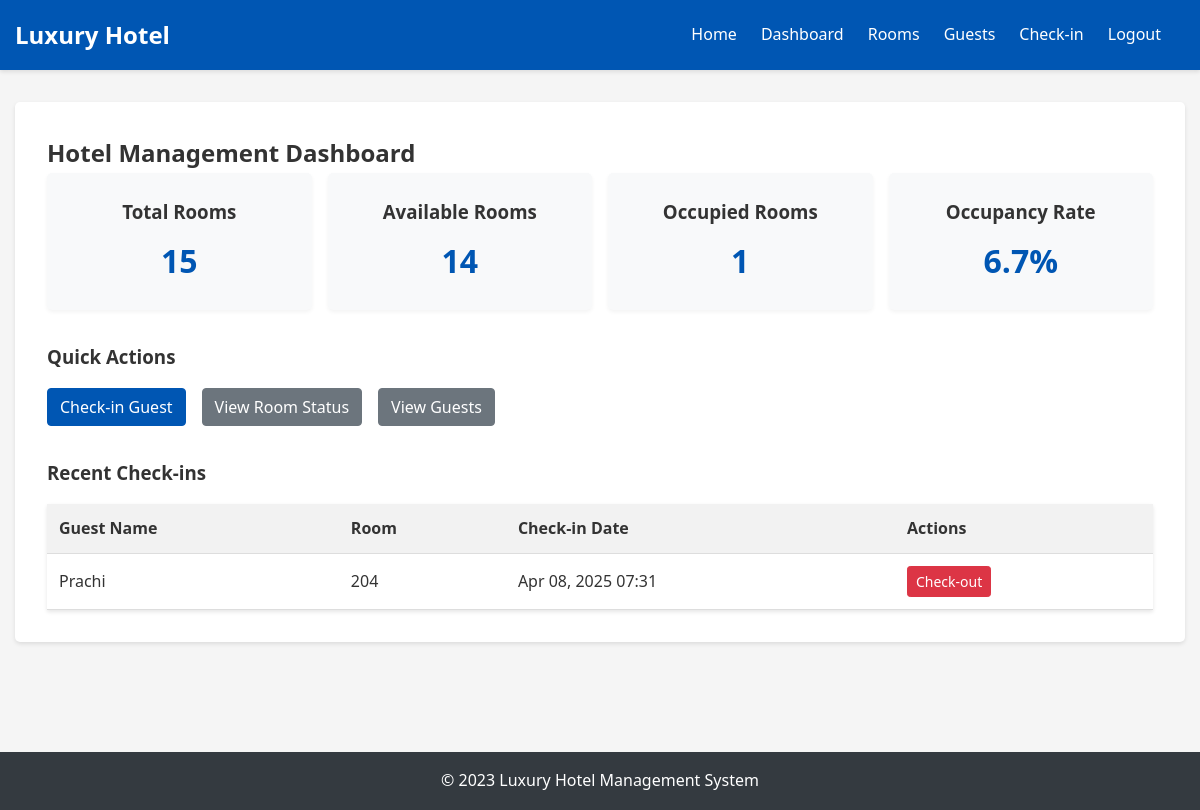
Page /dashboard/ (signed in) on the earlier database version.
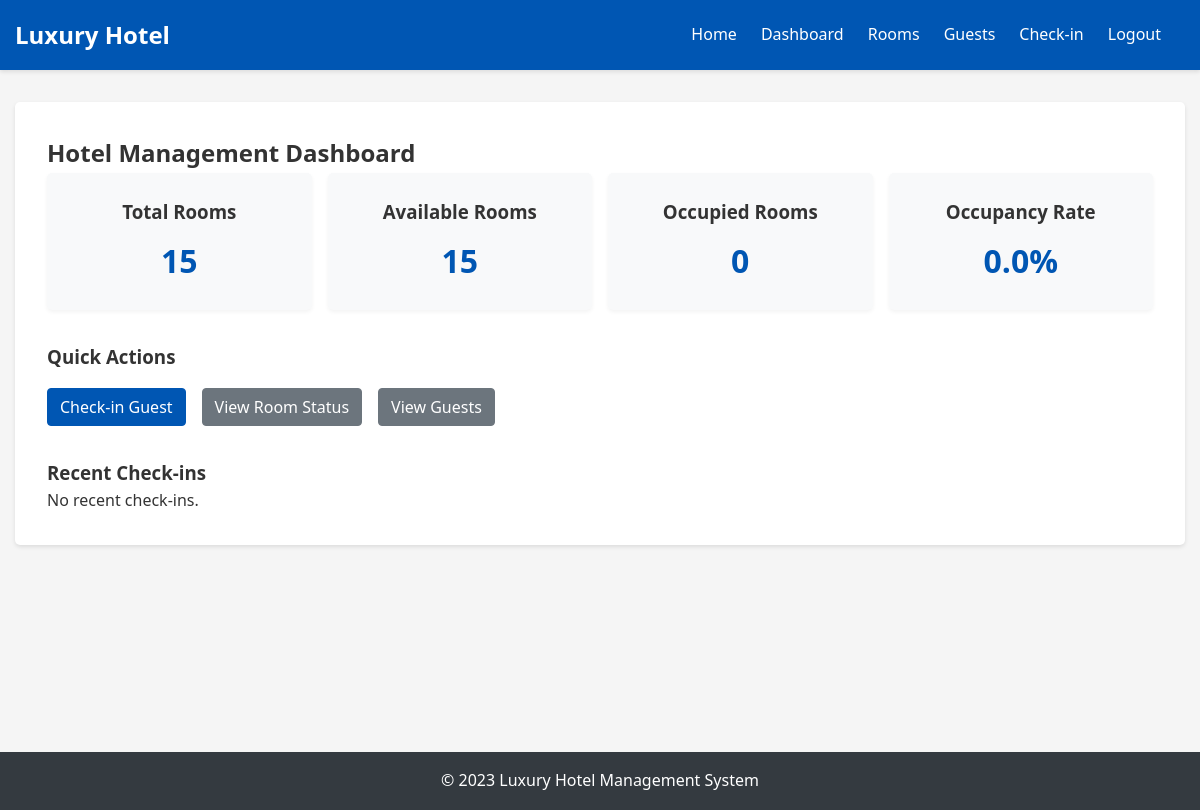
Same page on the later database version.
### core/models.py (models this page shows, shortened)
class Guest(models.Model):
    name = models.CharField(max_length=100)
    address = models.TextField()
    phone = models.CharField(max_length=20)
    email = models.EmailField()
    num_guests = models.IntegerField()
    room = models.ForeignKey(Room, on_delete=models.SET_NULL, null=True, blank=True, related_name='guests')
    check_in_date = models.DateTimeField(auto_now_add=True)
    check_out_date = models.DateTimeField(null=True, blank=True)

class Room(models.Model):
    room_number = models.CharField(max_length=10, unique=True)
    is_occupied = models.BooleanField(default=False)
    check_in_time = models.DateTimeField(null=True, blank=True)
    check_out_time = models.DateTimeField(null=True, blank=True)

### core/views.py (the view)
# urls.py: path('dashboard/', views.dashboard, name='dashboard'),
@login_required
def dashboard(request):
    total_rooms = Room.objects.count()
    occupied_rooms = Room.objects.filter(is_occupied=True).count()
    available_rooms = total_rooms - occupied_rooms
    recent_guests = Guest.objects.filter(check_out_date__isnull=True).order_by('-check_in_date')[:5]
    context = {
        'total_rooms': total_rooms,
        'occupied_rooms': occupied_rooms,
        'available_rooms': available_rooms,
        'occupancy_percentage': (occupied_rooms / total_rooms * 100) if total_rooms > 0 else 0,
        'recent_guests': recent_guests,
    }
    return render(request, 'dashboard.html', context)

### templates/dashboard.html (shortened to what this page needs)
{% extends 'base.html' %}
{% block content %}
<div class="dashboard">
    <h2>Hotel Management Dashboard</h2>
    <div class="stats-container">
        <div class="stat-card">
            <h3>Total Rooms</h3>
            <p class="stat-number">{{ total_rooms }}</p>
        </div>
        <div class="stat-card">
            <h3>Available Rooms</h3>
            <p class="stat-number">{{ available_rooms }}</p>
        </div>
        <div class="stat-card">
            <h3>Occupied Rooms</h3>
            <p class="stat-number">{{ occupied_rooms }}</p>
        </div>
        <div class="stat-card">
            <h3>Occupancy Rate</h3>
            <p class="stat-number">{{ occupancy_percentage|floatformat:1 }}%</p>
        </div>
    </div>
    <div class="quick-actions">
        <h3>Quick Actions</h3>
        <div class="action-buttons">
            <a href="{% url 'check_in_guest' %}" class="btn btn-primary">Check-in Guest</a>
            <a href="{% url 'room_status' %}" class="btn btn-secondary">View Room Status</a>
            <a href="{% url 'guest_list' %}" class="btn btn-secondary">View Guests</a>
        </div>
    </div>
    <div class="recent-activity">
        <h3>Recent Check-ins</h3>
        {% if recent_guests %}
            <table class="data-table">
                <thead>
                    <tr>
                        <th>Guest Name</th>
                        <th>Room</th>
                        <th>Check-in Date</th>
                        <th>Actions</th>
                    </tr>
                </thead>
                <tbody>
                    {% for guest in recent_guests %}
                        <tr>
                            <td>{{ guest.name }}</td>
                            <td>{{ guest.room.room_number }}</td>
                            <td>{{ guest.check_in_date|date:"M d, Y H:i" }}</td>
                            <td>
                                <a href="{% url 'check_out_guest' guest.id %}" class="btn btn-sm btn-danger">Check-out</a>
                            </td>
                        </tr>
                    {% endfor %}
                </tbody>
            </table>
        {% else %}
            <p>No recent check-ins.</p>
        {% endif %}
    </div>
</div>
{% endblock %}

Differences in the rows shown:
no longer on this page (row edited): Guest: name "Prachi", room.room_number "204", check_in_date "Apr 08, 2025 07:31"
Other differences:
{{ available_rooms }}: "14" → "15"
{{ occupied_rooms }}: "1" → "0"
{{ occupancy_percentage|floatformat:1 }}: "6.7" → "0.0"
text no longer shown: "Guest Name Room Check-in Date Actions"
text now shown: "No recent check-ins."
